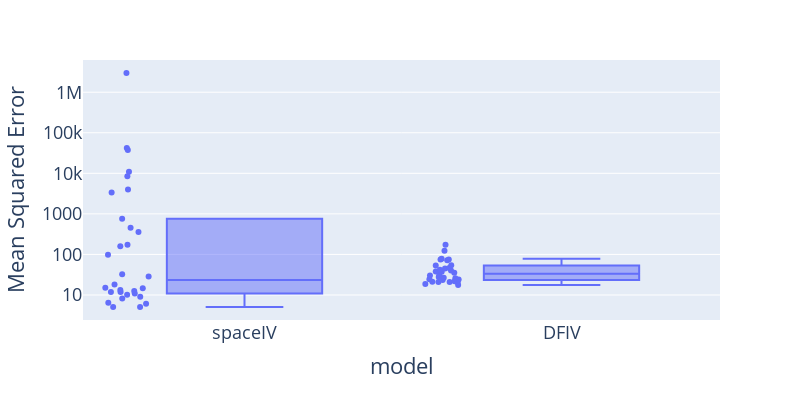

The notebook cell this image was saved under:
### Code cell
fig = px.box(df_merge, x='model', y='mse', log_y=True,
             points="all",
             height = 400, width = 800,
             labels={
                     "mode": "Algorithm",
                     "mse": "Mean Squared Error",
                 })
fig.update_layout(
    font=dict(
        size=18
    )
)
fig.show()
fig.write_image(f"{img_dir}/{case}.pdf")

### Figure 1 — Plotly figure (JSON) as saved in the notebook; plotly's stock layout.template omitted (floating-point values rounded to 4 significant figures)
{"data": [{"alignmentgroup": "True", "boxpoints": "all", "hovertemplate": "model=%{x}<br>Mean Squared Error=%{y}<extra></extra>", "legendgroup": "", "marker": {"color": "#636efa"}, "name": "", "notched": false, "offsetgroup": "", "orientation": "v", "showlegend": false, "type": "box", "x": ["spaceIV", "spaceIV", "spaceIV", "spaceIV", "spaceIV", "spaceIV", "spaceIV", "spaceIV", "spaceIV", "spaceIV", "spaceIV", "spaceIV", "spaceIV", "spaceIV", "spaceIV", "spaceIV", "spaceIV", "spaceIV", "spaceIV", "spaceIV", "spaceIV", "spaceIV", "spaceIV", "spaceIV", "spaceIV", "spaceIV", "spaceIV", "spaceIV", "spaceIV", "spaceIV", "DFIV", "DFIV", "DFIV", "DFIV", "DFIV", "DFIV", "DFIV", "DFIV", "DFIV", "DFIV", "DFIV", "DFIV", "DFIV", "DFIV", "DFIV", "DFIV", "DFIV", "DFIV", "DFIV", "DFIV", "DFIV", "DFIV", "DFIV", "DFIV", "DFIV", "DFIV", "DFIV", "DFIV", "DFIV", "DFIV"], "x0": " ", "xaxis": "x", "y": [3374.0, 11.88, 10.19, 762.9, 158.6, 8.217, 8523.0, 2979000.0, 15.15, 6.095, 359.7, 9.08, 5.05, 28.42, 455.2, 37540.0, 12.56, 97.71, 18.21, 10900.0, 10.85, 32.33, 42270.0, 173.8, 4009.0, 5.054, 13.18, 6.385, 11.82, 14.71, 20.23, 24.51, 26.62, 72.21, 17.73, 21.02, 45.95, 25.72, 37.25, 39.93, 31.66, 44.69, 174.2, 37.71, 35.11, 78.07, 18.57, 24.23, 30.05, 41.89, 122.8, 53.49, 21.87, 27.84, 75.06, 53.9, 20.77, 74.62, 21.1, 23.34], "y0": " ", "yaxis": "y"}], "layout": {"boxmode": "group", "font": {"size": 18}, "height": 400, "legend": {"tracegroupgap": 0}, "margin": {"t": 60}, "width": 800, "xaxis": {"anchor": "y", "domain": [0, 1], "title": {"text": "model"}}, "yaxis": {"anchor": "x", "domain": [0, 1], "title": {"text": "Mean Squared Error"}, "type": "log"}}}
